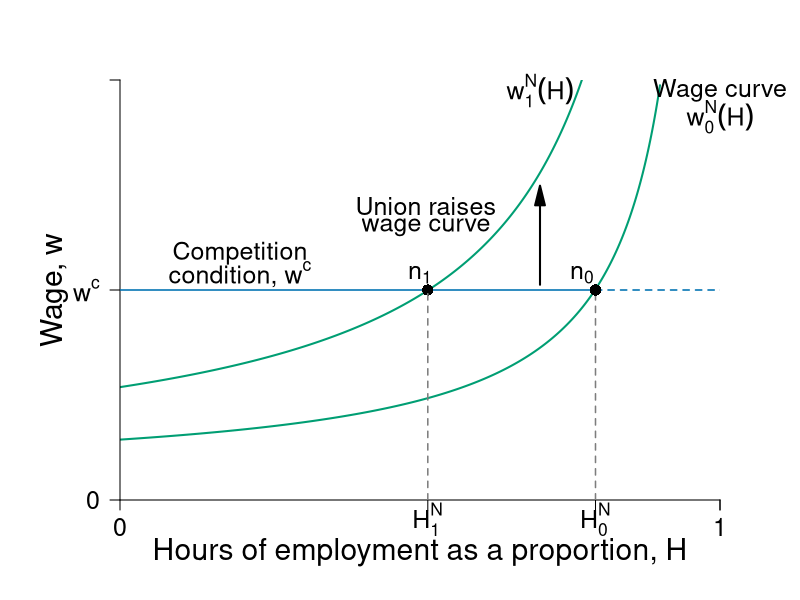

The R script that drew this image:
require(shape)
require(plotrix)
pdf(file = "capitalism/employment_unions_bad_v2.pdf", width = 9, height = 7)

#Set parameters for graphics
pointsize <- 1.8
axislabelsize <- 1.8
labelsize <- 1.5
namesize <- 1.8
annotatesize <- 1.5
graphlinewidth <- 2
segmentlinewidth <- 1.5

COL <- c("#7fc97f", "#beaed4", "#fdc086", "#ffff99", "#386cb0", "#f0027f", "#bf5b17", "#666666")
COLA <- c("#e0f3db", "#99d8c9","#66c2a4","#41ae76", "#238b45", "#005824")
COLB <- c("#c6dbef", "#4eb3d3", "#2b8cbe", "#0868ac","#084081")
COLC <- c("#fcfbfd", "#efedf5", "#dadaeb", "#bcbddc", "#9e9ac8", "#807dba", "#6a51a3", "#54278f", "#3f007d")
grays <- gray.colors(25, start = 1, end = 0, alpha = 1)
CBCols <- c("#009E73","#0072B2","#E69F00","#CC79A7", "#F0E442")

WageFn <- function(h, ubar = 3, B = 2, t = 0.8) {
  B + ubar + (ubar - ubar*t +  ubar*t*h )/(t*(1 - h))
}


par(mar =  c(5, 6, 4, 4))
xlims <- c(0, 1)
ylims <- c(0, 40)


plot(0, 0, xlim = xlims, ylim = ylims, type = "n",
     xlab = "",
     ylab = "",
     xaxt = "n", 
     yaxt = "n",
     cex.lab = axislabelsize, 
     bty = "n", 
     xaxs = "i", 
     yaxs = "i")

text(-0.11, 0.5*ylims[2], expression(paste("Wage, ", w)), xpd = TRUE, cex = axislabelsize, srt = 90) 
text(0.5*xlims[2], -5, expression(paste("Hours of employment as a proportion, ", H)), xpd = TRUE, cex = axislabelsize) 


npts <- 500 
npts2 <- 501
#Specify the sequences of points for graphing. 
xx1 <- seq(xlims[1], 0.9, length.out = npts)
xx2 <- seq(xlims[1], xlims[2], length.out = npts)
xx3 <- seq(xlims[1], xlims[2], length.out = npts2)
xx4 <- seq(xlims[1], 25, length.out = npts2)

#Draw the lines for the graphs
lines(xx1, WageFn(xx1), col = CBCols[1], lwd = graphlinewidth)
#lines(xx2, solowCondition(xx2, delta = 5), col = COL[3], lwd = 4)
#lines(xx2, solowInfeas(xx2, delta = 5), col = COL[1], lwd = 4, lty = 2)

#Union raises the wage function
lines(xx1, WageFn(xx1, ubar = 7), col = CBCols[1], lwd = graphlinewidth)

#Customize ticks and labels for the plot
#ticksy <- c(0, 5, 10, 20,  40)
#ylabels <- c(0, expression(paste(B)), expression(paste(B+underline(u)/t[0])), expression(paste(B+underline(u)/t[1])), expression(paste(w[0])), NA)
#ylabels <- c(0,  expression(paste(B + underline(u[0]))), expression(paste(B + underline(u[1]))), expression(paste(w^c)), NA)
ticksy <- c(0, 20,  40)
#ylabels <- c(0, expression(paste(B)), expression(paste(B+underline(u)/t[0])), expression(paste(B+underline(u)/t[1])), expression(paste(w[0])), NA)
ylabels <- c(0,  expression(paste(w^c)), NA)


ticksx <- c(0, 0.513, 0.7925, 1, xlims[2])
xlabels <- c(0, expression(paste(H[1]^N)),expression(paste(H[0]^N)), 1.0, NA)
axis(1, at = ticksx, pos = 0, labels = xlabels, cex.axis = labelsize)
axis(2, at = ticksy, pos = 0, labels = ylabels, las = 1, cex.axis = labelsize)

#Annotation of the  graphs
text(1, 39, expression(paste("Wage curve")), cex = labelsize,xpd = TRUE)
text(1, 36.5, expression(paste(w[0]^N*(H))), cex = labelsize,xpd = TRUE)

text(0.7, 39, expression(paste(w[1]^N*(H))), cex = labelsize, xpd = TRUE)

#segments(1, 0, 1, 42, lty = 2, lwd = 3, col = "darkgray")
segments(0.7925, 0, 0.7925, 20, lty = 2, lwd = segmentlinewidth, col = grays[20])

#Arrows(0.8, 15, 0.8, 19, col = "black", lty = 1, lwd = 2, arr.type = "triangle")
#Arrows(0.8, 15, 0.8, 11, col = "black", lty = 1, lwd = 2, arr.type = "triangle")
#text(0.98, 16.5, expression(paste("Employment rent")))
#text(0.98, 15, expression(paste("decreases with union")))

#Original competition condition 
segments(0, 20, 0.7925, 20, lty = 1, lwd = segmentlinewidth, col = CBCols[2])
segments(0.7925, 20, 1.2, 20, lty = 2, lwd = segmentlinewidth, col = CBCols[2])

points(0.513, 20, pch = 16, col = "black", cex = 1.5)
text(0.77, 21.5, expression(paste(n[0])), cex = labelsize)

#segments(0, 10, 1.2, 10, lty = 2, lwd = 2, col = "darkgray")
#text(0.97, 11, expression(paste(B + a[1])))



Arrows(0.7, 20.5, 0.7, 29, col = "black", lty = 1, lwd = 2, arr.type = "triangle")
text(0.51, 28, expression(paste("Union raises")), cex = labelsize, xpd = TRUE)
text(0.51, 26, expression(paste("wage curve")), cex = labelsize, xpd = TRUE)

segments(0.513, 0, 0.513, 20, lty = 2, lwd = segmentlinewidth, col = grays[20])
points(0.7925, 20, pch = 16, col = "black", cex = 1.5)
text(0.5, 21.5, expression(paste(n[1])), cex = labelsize)
#text(1.02, 26, expression(paste(zpc[1], ", ", w == w[1])))


#Unemployment benefits & a
#segments(0, 5, 1.2, 5, lty = 2, lwd = 2, col = "darkgray")
#segments(0, 2.5, 1.2, 2.5, lty = 2, lwd = segmentlinewidth, col = grays[20])

#Zero profit condition
text(0.2, 23.5, expression(paste("Competition")), cex = labelsize, xpd = TRUE)
text(0.2, 21.5, expression(paste("condition, ", w^c)), cex = labelsize, xpd = TRUE)
#text(1.00, 18.5, expression(paste(w^c)), cex = labelsize, xpd = TRUE)

#text(0.97, 6, expression(paste(B + a[0])))
#text(0.97, 3.5, expression(paste(B, " (unemployment benefits)")))
#text(1.08, 36, expression(paste("level of")))
#text(1.08, 34, expression(paste("employment, ", bar(H))))


dev.off()
